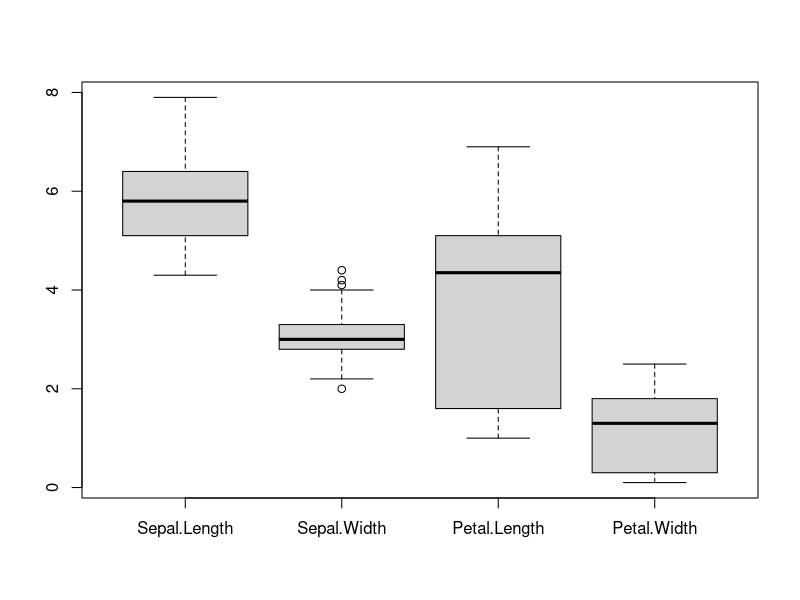
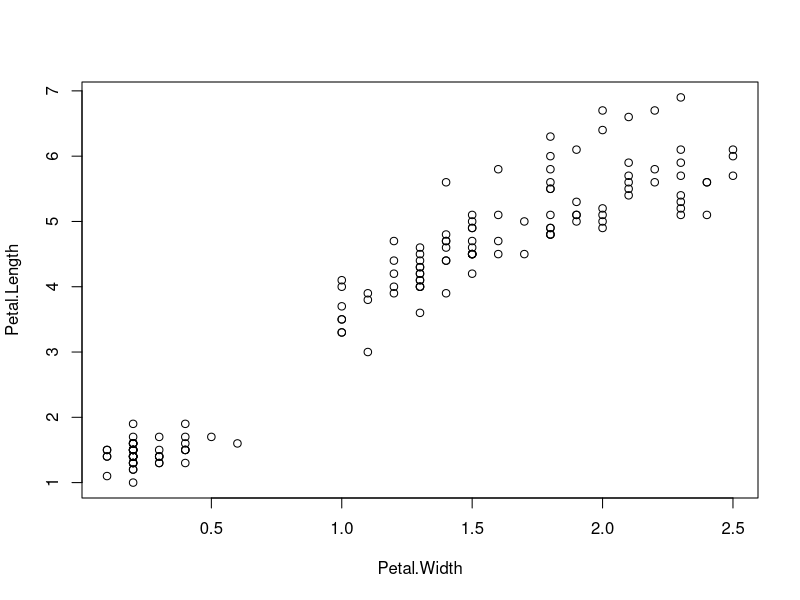
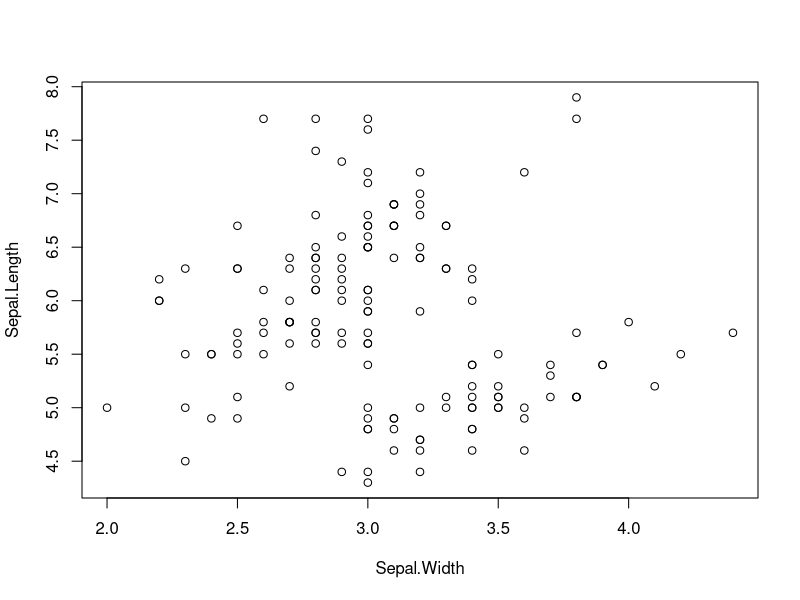
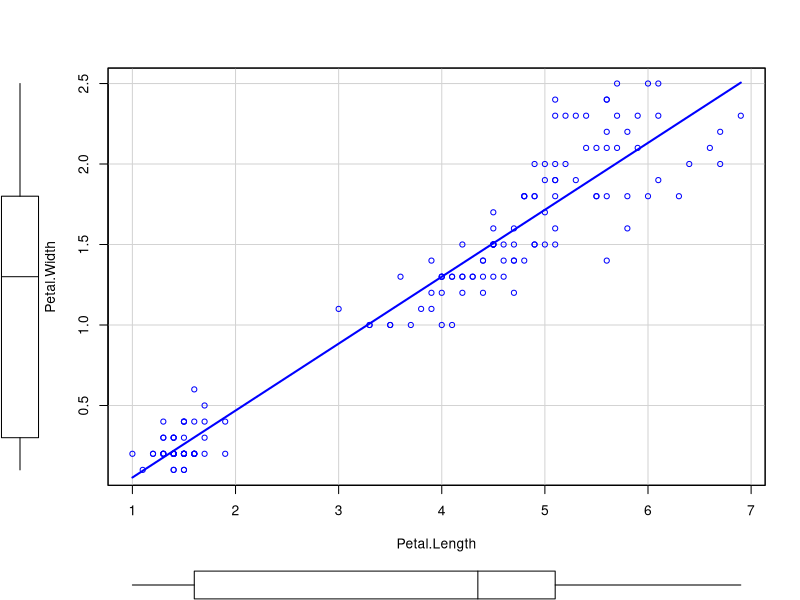

Reproduce these figures in R, in order. (Note: this script raises an error after producing the figures.)
## ---- chunk 1
head(iris)
## ---- chunk 2
summary(iris)
## ---- chunk 3
boxplot(iris[-5])
## ---- chunk 4
with(iris, plot(x = Petal.Width, y = Petal.Length))
## ---- chunk 5
with(iris, plot(x = Sepal.Width, y = Sepal.Length))
## ---- chunk 6
with(iris, cor.test(Petal.Width, Petal.Length))
## ---- chunk 7
with(iris, cor.test(Sepal.Width, Sepal.Length))
## ---- chunk 8
iris.lm <- lm(Petal.Length ~ Petal.Width, data = iris)
summary(iris.lm)
## ---- chunk 9
car::scatterplot(Petal.Width ~ Petal.Length, data = iris, smooth = FALSE)
## ---- chunk 10
# Visualize <-> Transform <-> Model
knitr::include_graphics("./fig/DSWF/data_science_workflow_step1.png")
## ---- chunk 11
# Import -> Tidy -> Visualize <-> Transform <-> Model -> Communicate
knitr::include_graphics("./fig/DSWF/data_science_workflow_step2.png")
## ---- chunk 12
# Import -> Tidy -> Visualize <-> Transform <-> Model -> Infer -> Communicate/Automate
knitr::include_graphics("./fig/DSWF/data_science_workflow.png")
## ---- chunk 13
# knitr::include_graphics("https://raw.githubusercontent.com/hadley/r4ds/master/diagrams/data-science-explore.png")
knitr::include_graphics("fig/data-science.png")
## ---- chunk 14
knitr::include_graphics("./fig/DSWF/tidyverse_eco_system.png")
